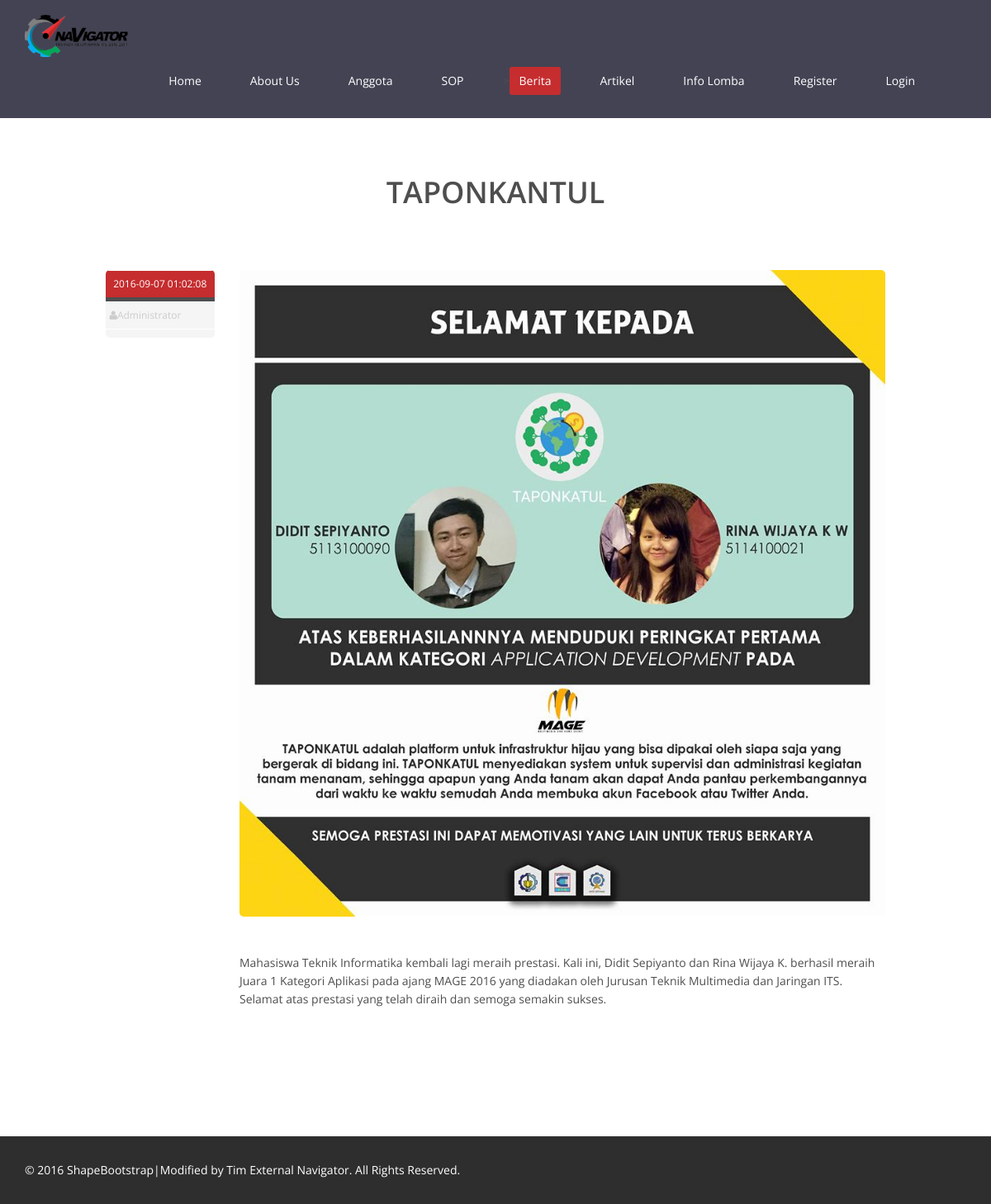
Screenshot of /index.php/berita/detail/5 with the database file from the repository.
### tables this page shows
CREATE TABLE `artikel` (
  `id` int(11) NOT NULL AUTO_INCREMENT,
  `judul` varchar(200) DEFAULT NULL,
  `isi` text,
  `tanggal` datetime DEFAULT NULL,
  `kategori` varchar(50) DEFAULT NULL,
  `creator` int(11) DEFAULT NULL COMMENT 'fk id trainer',
  `foto` varchar(100) DEFAULT NULL,
  `hapus` int(1) DEFAULT '0',
  `jenis` int(11) DEFAULT NULL,
  PRIMARY KEY (`id`)
);

### application/controllers/Berita.php (called while the page is built, shortened)
<?php
class Berita extends CI_Controller {
	public function detail_berita($id)
	{
		$this->load->model('Berita_model');
		$data['aktif'] = "berita";
		if($this->session->userdata('role') == 'user')
		{
			$data['authenticated'] = 3;
		}
		elseif($this->session->userdata('role') == 'admin')
		{
			$data['authenticated'] = 2;
		}
		elseif($this->session->userdata('role') == 'trainer')
		{
			$data['authenticated'] = 1;
		}
		else
		{
			$data['authenticated'] = 0;
		}
		$data['berita'] = $this->Berita_model->detail_berita($id);
		$this->load->view('include/header', $data);
		$this->load->view('berita/detail', $data);
		$this->load->view('include/footer');
	}
}

### index.php (called while the page is built, shortened)
<?php
require_once BASEPATH.'core/CodeIgniter.php';

### application/models/Berita_model.php (called while the page is built, shortened)
<?php
Class Berita_model extends CI_Model{
    public function detail_berita($id)
    {
      $query = $this->db->get_where('artikel', array('id' => $id, 'jenis' => 2));
      $data = $query->result();
      return $data;
    }
}
?>

### application/views/berita/detail.php (the view)
<?php foreach($berita as $ar) { ?>
  <section id="blog" class="container">
    <div class="center">
      <h2><?php echo $ar->judul; ?></h2>
    </div>
    <div class="blog">
      <div class="row">
        <div class="col-md-10 col-md-offset-1 ">
          <div class="blog-item">
            <div class="row">
              <div class="col-md-2 text-center">
                <div class="entry-meta">
                  <span id="publish_date"><?php echo $ar->tanggal; ?></span>
                  <span><i class="fa fa-user"></i>Administrator</span>
                  <span><i class=""></i><?php echo $ar->kategori; ?></span>
                </div>
              </div>
              <div class="col-md-10 blog-content">
                <img class="img-responsive img-blog" src="<?php echo base_url(); ?>assets/images/<?php echo $ar->foto; ?>"  alt="" />
                <p> <?php echo $ar->isi; ?> </p>
              </div>
            </div>
          </div>
        </div>
      </div>
    </div>
  </section>
  <?php } ?>

### assets/css/main.css (style rules this page uses)
body { background: #fff; font-family: 'Open Sans', sans-serif; color:#4e4e4e; line-height: 22px; }
h1, h2, h3, h4, h5, h6 { font-weight: 600; font-family: 'Open Sans', sans-serif; color:#4e4e4e; }
h2 { font-size: 20px; }
.center h2 { font-size: 36px; margin-top: 0; margin-bottom: 20px; }
body > section { padding: 70px 0; }
.center { text-align: center; padding-bottom: 55px; }
.blog-item { border-radius: 0; overflow: hidden; margin-bottom: 50px; }
.blog .blog-item .img-blog { border-radius: 5px; margin-bottom: 45px; }
.blog .blog-item .blog-content { padding-bottom: 25px; }
.blog .blog-item .entry-meta { border-radius: 5px; overflow: hidden; }
.blog .blog-item .entry-meta > span { background: #f5f5f5; border-top: 1px solid #fff; display: block; font-size: 12px; overflow: hidden; padding: 5px; text-align: left; }
#publish_date { background: #c52d2f; border-bottom: 5px solid #4e4e4e; color: #fff; padding: 5px 0; text-align: center; }
.blog .blog-item .entry-meta > span { color: #ccc; }

### rows the page displays
artikel: judul "TAPONKANTUL", tanggal "2016-09-07 01:02:08", foto (picture), isi "Mahasiswa Teknik Informatika kembali lagi meraih prestasi. Kali ini, Didit Sepiyanto dan Rina Wijaya K. berhasil meraih Juara 1 Kategori Aplikasi pada ajang MAGE 2016 yang diadakan oleh Jurusan Teknik Multimedia dan Jaringan ITS. Selamat atas prestasi yang telah diraih dan semoga semakin sukses."
